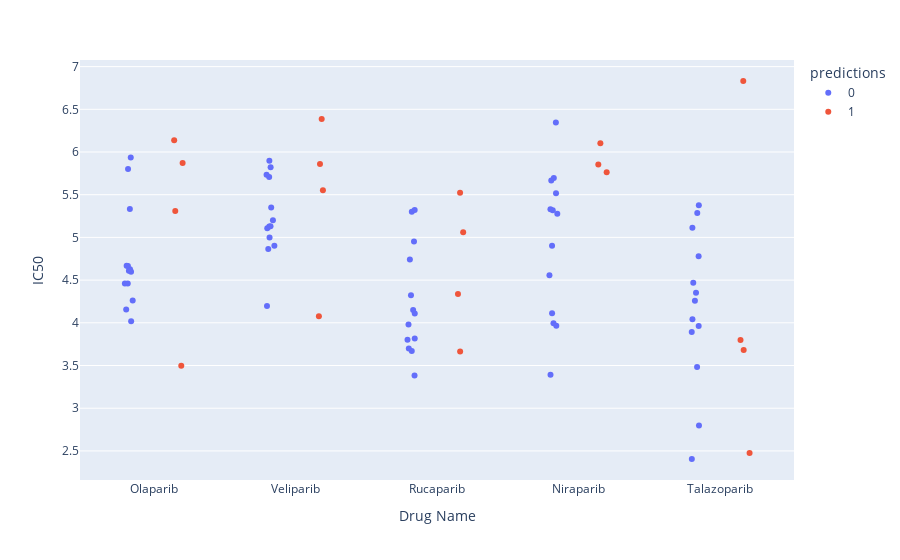

Source (notebook cell):
### Code cell
merged = parpi_resp_filt.merge(breast_filt.reset_index(), left_on='Cell Line Name', right_on='index')
px.strip(merged, x = 'Drug Name', y = 'IC50', color = 'predictions')

### Figure 1 — Plotly figure (JSON) as saved in the notebook; plotly's stock layout.template omitted (floating-point values rounded to 4 significant figures)
{"data": [{"alignmentgroup": "True", "boxpoints": "all", "fillcolor": "rgba(255,255,255,0)", "hoveron": "points", "hovertemplate": "predictions=0<br>Drug Name=%{x}<br>IC50=%{y}<extra></extra>", "legendgroup": "0", "line": {"color": "rgba(255,255,255,0)"}, "marker": {"color": "#636efa"}, "name": "0", "offsetgroup": "0", "orientation": "v", "pointpos": 0, "showlegend": true, "type": "box", "x": ["Olaparib", "Olaparib", "Olaparib", "Olaparib", "Olaparib", "Olaparib", "Olaparib", "Olaparib", "Olaparib", "Olaparib", "Olaparib", "Olaparib", "Olaparib", "Veliparib", "Veliparib", "Veliparib", "Veliparib", "Veliparib", "Veliparib", "Veliparib", "Veliparib", "Veliparib", "Veliparib", "Veliparib", "Veliparib", "Veliparib", "Rucaparib", "Rucaparib", "Rucaparib", "Rucaparib", "Rucaparib", "Rucaparib", "Rucaparib", "Rucaparib", "Rucaparib", "Rucaparib", "Rucaparib", "Rucaparib", "Rucaparib", "Niraparib", "Niraparib", "Niraparib", "Niraparib", "Niraparib", "Niraparib", "Niraparib", "Niraparib", "Niraparib", "Niraparib", "Niraparib", "Niraparib", "Niraparib", "Talazoparib", "Talazoparib", "Talazoparib", "Talazoparib", "Talazoparib", "Talazoparib", "Talazoparib", "Talazoparib", "Talazoparib", "Talazoparib", "Talazoparib", "Talazoparib", "Talazoparib"], "x0": " ", "xaxis": "x", "y": [4.018, 4.459, 4.609, 5.937, 4.667, 4.261, 4.629, 5.333, 4.666, 5.802, 4.155, 4.46, 4.599, 4.998, 5.127, 5.822, 5.896, 4.902, 5.2, 5.707, 5.732, 5.108, 5.129, 4.863, 5.351, 4.196, 3.802, 3.671, 5.301, 5.32, 3.817, 4.323, 3.979, 4.951, 3.699, 4.743, 3.384, 4.15, 4.109, 5.33, 4.112, 3.392, 6.345, 4.902, 3.994, 5.695, 5.665, 5.518, 3.966, 5.276, 4.558, 5.317, 4.469, 5.286, 2.405, 4.778, 4.042, 3.962, 4.257, 4.351, 5.112, 3.893, 3.484, 2.798, 5.377], "y0": " ", "yaxis": "y"}, {"alignmentgroup": "True", "boxpoints": "all", "fillcolor": "rgba(255,255,255,0)", "hoveron": "points", "hovertemplate": "predictions=1<br>Drug Name=%{x}<br>IC50=%{y}<extra></extra>", "legendgroup": "1", "line": {"color": "rgba(255,255,255,0)"}, "marker": {"color": "#EF553B"}, "name": "1", "offsetgroup": "1", "orientation": "v", "pointpos": 0, "showlegend": true, "type": "box", "x": ["Olaparib", "Olaparib", "Olaparib", "Olaparib", "Veliparib", "Veliparib", "Veliparib", "Veliparib", "Rucaparib", "Rucaparib", "Rucaparib", "Rucaparib", "Niraparib", "Niraparib", "Niraparib", "Talazoparib", "Talazoparib", "Talazoparib", "Talazoparib"], "x0": " ", "xaxis": "x", "y": [5.308, 3.496, 6.137, 5.872, 5.861, 4.078, 5.553, 6.388, 5.062, 3.663, 4.338, 5.523, 5.762, 6.102, 5.853, 3.798, 2.475, 3.683, 6.831], "y0": " ", "yaxis": "y"}], "layout": {"boxmode": "group", "legend": {"title": {"text": "predictions"}, "tracegroupgap": 0}, "margin": {"t": 60}, "xaxis": {"anchor": "y", "domain": [0, 1], "title": {"text": "Drug Name"}}, "yaxis": {"anchor": "x", "domain": [0, 1], "title": {"text": "IC50"}}}}
